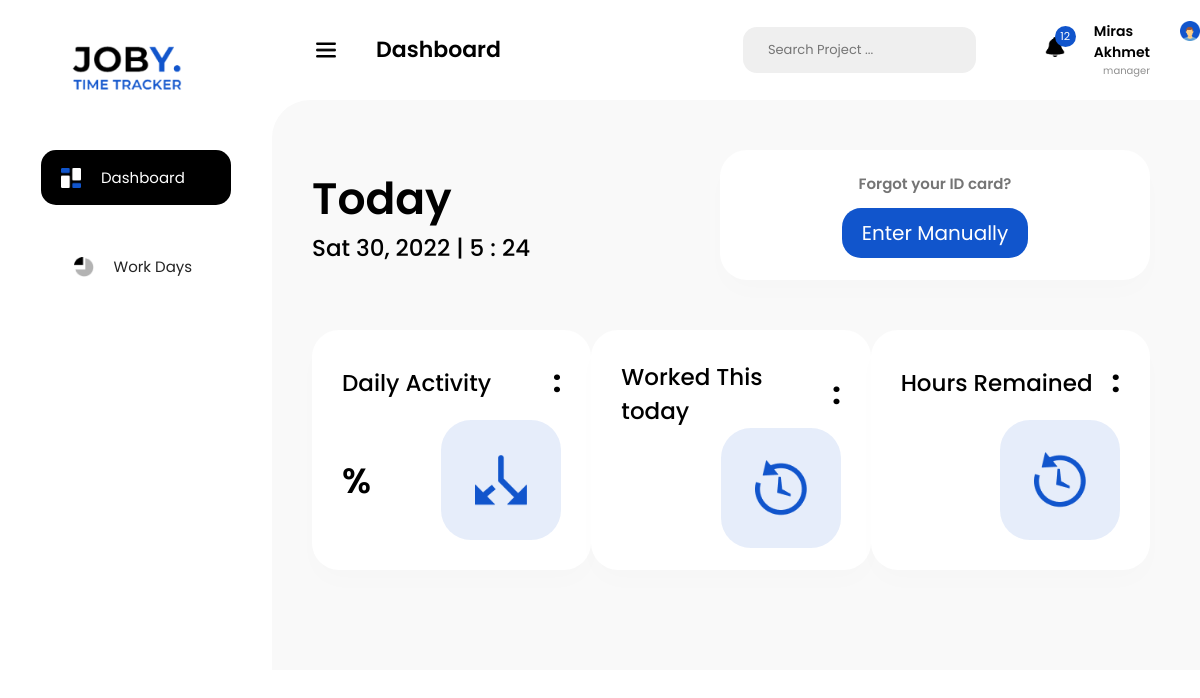
Screenshot of /home (signed in) with the database file from the repository.
### models.py (models this page shows, shortened)
class Employee(db.Model, UserMixin):
    id = db.Column(db.Integer(), primary_key=True)
    login_id = db.Column(db.String(10), unique=True, nullable=True)
    name = db.Column(db.String(100), nullable=False)
    surname = db.Column(db.String(100), nullable=False)
    profession = db.Column(db.String(30), nullable=False)
    password = db.Column(db.String(40), nullable=False)
    flex_status = db.relationship('FlexStatus', backref='flex_status')

### views.py (the view, shortened to what this page needs)
@app.route('/home', methods=['POST', 'GET'])
def home():
    now = datetime.now()
    week_day = datetime.now().weekday()
    today = {
        'today_date': datetime.now(),
        'week_day': ['Mon', 'Tue', 'Wen', 'Thur', 'Fri', 'Sat', 'Sun'][week_day]
    }
    flxs = FlexStatus.query.filter_by(employee_id=current_user.id).all()
    days = []
    for flx in flxs:
        if flx.enterTime.date() == now.date():
            days.append((flx.enterTime, flx.exitTime))
    if len(days) == 0:
        day_activity = {}
    return render_template('dashboard.html',
                           today=today,
                           user=current_user, day_activity=day_activity)

### models.py (called while the page is built)
@login_manager.user_loader
def load_user(user_id):
    return Employee.query.get(user_id)

### templates/dashboard.html (shortened to what this page needs)
<!DOCTYPE html>
<html lang="en">
<head>
 <link rel="stylesheet" href="../static/styles/dashboard_style.css">
 <link rel="stylesheet" href="{{ url_for('static',filename = 'styles/dashboard_style.css') }}">
</head>
<body>
 <section id="mySideNav" class="sideNav">
  <a href="" class="logo_container">
   <img src="../static/images/logo.png" alt="logo">
  </a>
  <a href="" class="dashboard_black">
   <img src="../static/images/rect.png" alt="">
   <div>Dashboard</div>
  </a>
  <a href="work_days" class="links">
   <img src="../static/images/icon_workDays.png" alt="">
   Work Days
  </a>
 </section>
<section class="body_body">
 <nav>
  <button>
   <img src="../static/images/menu_bar.png" alt="">
   <div class="dashboard_txt">Dashboard</div>
  </button>
     <div class="search">
   Search Project ...
  </div>
  <div class="notifications">
   <img src="../static/images/bell.png" alt="">
   <div class="notification_numb">12</div>
  </div>
  <div class="profile_info">
   <div class="name_profession">
    <div class="name_surname">{{ user.name }} {{ user.surname }} </div>
    <div class="profession">{{ user.profession }}</div>
   </div>
   <a href="/profile"><img src="../static/images/profile_photo.png" alt="" class="profile_photo"></a>
  </div>
 </nav>
 <section class="main_content">
  <div class="row">
   <div class="today_info">
    <div class="today">Today</div>
    <div class="info">{{ today.week_day }} {{ today.today_date.day}}, {{ today.today_date.year }} | {{ today.today_date.hour}} : {{ today.today_date.minute}}</div>
   </div>
   <div class="start_time_tracker">
    <div class="txt">Forgot your ID card?</div>
    <a class="play" id="manual_enter">
     <div class="enter_manually">Enter Manually</div>
    </a>
   </div>
  </div>
  <div class="row">
   <div class="box first">
    <div class="txt_w_dots">
     <div class="header">Daily Activity</div>
     <div class="dots">:</div>
    </div>
    <div class="text_w_box">
     <div class="bold_txt">{{ day_activity.daily_activity }}%</div>
     <div class="blue_box">
      <img src="../static/images/first_icon.png" alt="">
     </div>
    </div>
   </div>
   <div class="box secod">
    <div class="txt_w_dots">
     <div class="header">Worked This today</div>
     <div class="dots">:</div>
    </div>
    <div class="text_w_box">
     <div class="blue_box">
      <img src="../static/images/second_icon.png" alt="">
     </div>
    </div>
   </div>
   <div class="box third">
    <div class="txt_w_dots">
     <div class="header">Hours Remained</div>
     <div class="dots">:</div>
    </div>
    <div class="text_w_box">
     <div class="blue_box">
      <img src="../static/images/second_icon.png" alt="">
     </div>
    </div>
   </div>
  </div>
 </section>
</section>
</body>
</html>

### static/styles/dashboard_style.css (style rules this page uses)
body { margin: 0; padding: 0; font-family: Poppins; }
.sideNav { padding-top: 34px; display: flex; align-items: center; flex-direction: column; width: 272px; background-color: #fff; height: 100vh; position: fixed; z-index: 1; top: 0; left: 0; }
.sideNav a { text-decoration: none; display: flex; align-items: center; font-size: 15px; }
.logo_container img { height: auto; width: 100%; max-width: 128px !important; }
.logo_container { margin-bottom: 50px; }
.dashboard_black { width: 190px; height: 55px; background-color: black; border-radius: 15px; color: white; padding-left: 20px; box-sizing: border-box; font-family: Poppins; margin-bottom: 50px; }
.sideNav a img, nav img { width: 100%; height: auto; max-width: 20px; margin-right: 20px; }
.links { width: 125px; margin-bottom: 30px; color: #232323; }
nav { height: 100px; background-color: #fff; width: 100%; display: flex; align-items: center; }
nav button { background-color: transparent; border: none; margin-left: 310px; display: flex; align-items: center; }
nav button img { margin-right: 40px; }
.dashboard_txt { font-weight: 600; font-size: 22px; line-height: 42px; color: #000; font-family: Poppins; }
.search { width: 408px; height: 46px; background-color: #efefef; border-radius: 14px; display: flex; align-items: center; color: #757575; padding-left: 25px; font-size: 13px; margin-left: 16rem; }
.notifications { position: relative; margin-right: 1.8rem; margin-left: 4.3rem; }
.notification_numb { background-color: #1155CC; width: 21px; height: 21px; color: #fff; border-radius: 15px; font-size: 11px; box-sizing: border-box; display: flex; align-items: center; justify-content: center; position: absolute; left: 10px; top: -11px; }
.profile_info { display: flex; }
.profile_photo { width: 100%; height: auto; max-width: 46px; }
.name_surname { font-weight: 600; font-size: 14px; }
.profession { color: #8f8f8f; font-size: 10px; text-align: right; }
.name_profession { margin-right: 30px; }
.main_content { margin-left: 272px; border-radius: 38px 0 0 0; background-color: #F9F9F9; padding: 50px 50px 50px 40px; }
.row, .text_w_box, .txt_w_dots { display: flex; flex-direction: row; justify-content: space-between; align-items: center; }
.row { margin-bottom: 50px; }
.today_info .today { font-size: 44px; font-weight: 600; }
.today_info .info, .box .header { font-size: 23px; font-weight: 500; }
.start_time_tracker { background: #FFFFFF; box-shadow: 0px 13px 25px rgba(0, 0, 0, 0.01); border-radius: 27px; display: flex; flex-direction: column; align-items: center; width: 400px; height: 110px; justify-content: space-evenly; padding: 10px 15px; }
.start_time_tracker .txt { font-weight: 600; font-size: 15px; color: #757575; }
.play { background: #1155CC; border-radius: 19px; border: none; text-align: center; text-decoration: none; color: #fff; padding: 10px 20px; font-size: 20px; cursor: pointer; }
.box { width: 370px; height: 240px; padding: 30px; box-sizing: border-box; background: #FFFFFF; box-shadow: 0px 13px 25px rgba(0, 0, 0, 0.01); border-radius: 27px; display: flex; flex-direction: column; justify-content: space-between; }
.bold_txt { font-weight: 600; font-size: 35px; }
.blue_box { width: 120px; height: 120px; background: rgba(17, 85, 204, 0.1); border-radius: 30px; position: relative; }
.blue_box img { width: 52px; position: absolute; top: 50%; left: 50%; transform: translate(-50%, -50%); }
.txt_w_dots .dots { font-size: 30px; font-weight: bold; }

### rows the page displays
Employee: name "Miras", surname "Akhmet", profession "manager"

### other values shown
{{ today.week_day }} "Sat"
{{ today.today_date.day }} "30"
{{ today.today_date.year }} "2022"
{{ today.today_date.hour }} "5"
{{ today.today_date.minute }} "24"
